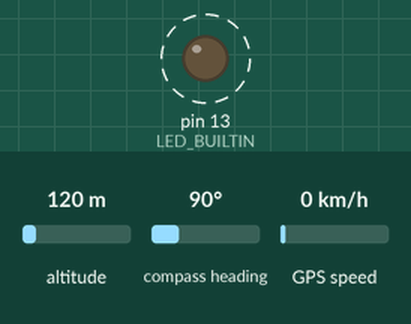
Recording of a sketch running on a simulated Arduino Uno, built with avr-gcc and run on an emulated ATmega328P. Parts: output pins drawn as LEDs (lit = HIGH). Dashed ring = blinking. Inputs (shaded band) come from the test bench; at power-on: altitude 120 m, compass heading 90°, GPS speed 0 km/h. The GPS gets a fix after 3 s at 37.7749, -122.4194 with 8 satellites; no radio packets arrive unless stated; pins used as bus, display or sensor lines are not drawn; what the sketch prints to the serial monitor is not drawn.

Above: at 0.7 s.
Timing chart, 0 to 3.2 s (numbered marks = the images above):
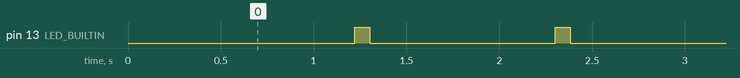

The sketch:

LoRa_Remote.ino
```cpp
/**
  LoRa Remote Node
    Remote LoRa code that transmits GPS coordinates periodically
    to the base station.
**/

#include <SPI.h>
#include <RH_RF95.h>
#include <SoftwareSerial.h>
#include <TinyGPS++.h>

#define _FEATHER_BOARD

// Serial Pins go GPS_RX -> TX, and GPS_TX -> RX.
#ifdef _FEATHER_BOARD
  #define GPS_RX_PIN 6    // TX pin on the base board.
  #define GPS_TX_PIN 9    // RX pin on the base board.
#else
  #define GPS_RX_PIN 6
  #define GPS_TX_PIN 5
#endif

// Feather 32u4 specific LoRa pins.
#define RFM95_CS   8    // Chip Select pin.
#define RFM95_RST  4    // Reset pin.
#define RFM95_INT  7    // Interrupt pin.

// LoRa transmission frequency.
#define RF95_FREQ  915.0

#define BUFFER_LENGTH 20

// Global variable.
char mesg[BUFFER_LENGTH];
int pkt_id = 0;

// Radio driver instance.
RH_RF95 rf95(RFM95_CS, RFM95_INT);

// Software serial connection to GPS chip.
SoftwareSerial gpsSerial(GPS_TX_PIN, GPS_RX_PIN);
TinyGPSPlus gps;

void setup() {
  // Set up pin directions and initially set.
  pinMode(LED_BUILTIN, OUTPUT);
  digitalWrite(LED_BUILTIN, LOW);

  pinMode(RFM95_RST, OUTPUT);
  digitalWrite(RFM95_RST, HIGH);

  // Start the serial connection at 115200 bps.
  Serial.begin(115200);
  while(!Serial) {
    delay(1);
  }
  delay(100);

  // Start the serial connection to GPS at 9600 bps.
  gpsSerial.begin(9600);
  while(!gpsSerial) {
    delay(1);
  }
  delay(100);

  Serial.println("Starting Remote Node.");

  // Reset the chip.
  digitalWrite(RFM95_RST, LOW);
  delay(10);
  digitalWrite(RFM95_RST, HIGH);
  delay(10);

  // Initialize LoRa chip.
  if (!rf95.init()) {
    Serial.println("LoRa radio init failed");
    //Serial.println("Uncomment '#define SERIAL_DEBUG' in RH_RF95.cpp for detailed debug info");

    // setup() can't really fail, so just hang.
    while (true);
  }
  Serial.println("LoRa radio successfully initialized.");

  // Set LoRa chip frequency.
  if (!rf95.setFrequency(RF95_FREQ)) {
    Serial.println("Failed to set LoRa chip frequency.");

    // setup() can't really fail, so just hang.
    while(true);
  }
  Serial.println("Frequency successfully set.");

  // Set the transmission power.
  rf95.setTxPower(23, false);
}

void loop() {
  // Wait 1 second between transmissions.
  delay(1000);
  digitalWrite(LED_BUILTIN, HIGH);
  Serial.println("Transmitting...");

  memset(mesg, 0, sizeof(mesg));
  itoa(pkt_id, mesg, 10);
  rf95.send((uint8_t *)mesg, BUFFER_LENGTH);

  Serial.println("Waiting for packet to complete sending.");
  rf95.waitPacketSent();
  Serial.print("Packet sent. ");
  Serial.println(mesg);

  while(gpsSerial.available() > 0) {
    gps.encode(gpsSerial.read());
  }

  if (gps.location.isValid()) {
    Serial.print("LATITUDE: ");
    Serial.print(gps.location.lat(), 6);
    Serial.print("    LONGITUDE: ");
    Serial.println(gps.location.lng(), 6);
  }

  digitalWrite(LED_BUILTIN, LOW);
  pkt_id++;
}
```

Measured:
- by itself, pin 13 (LED_BUILTIN): alternates HIGH for 0.10 s and LOW for 1.0 s
